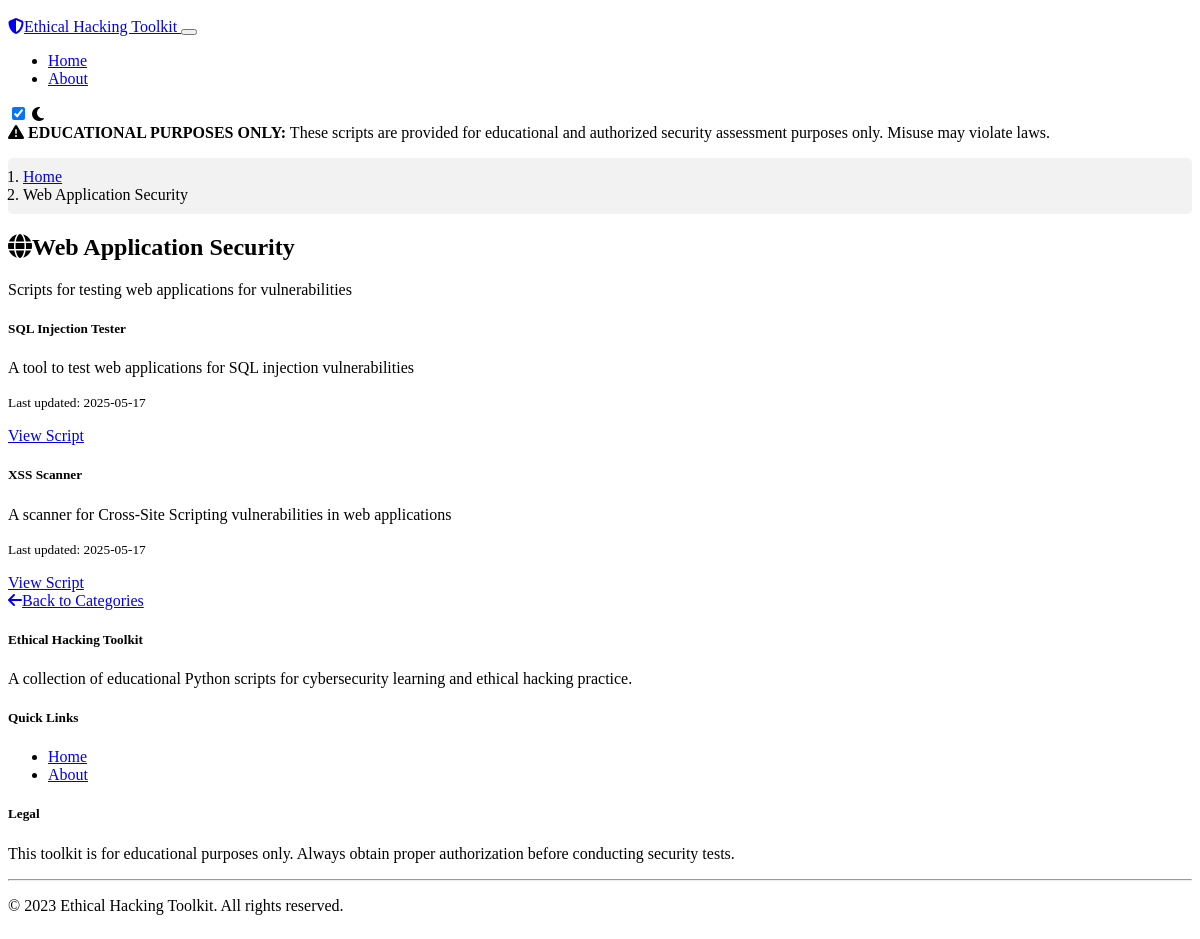
Page /category/1 on the committed database.
### models.py (models this page shows, shortened)
class Category(db.Model):
    id = db.Column(db.Integer, primary_key=True)
    name = db.Column(db.String(100), unique=True, nullable=False)
    description = db.Column(db.Text, nullable=False)
    icon = db.Column(db.String(50), nullable=True)
    scripts = db.relationship('Script', backref='category', lazy=True)

class Script(db.Model):
    id = db.Column(db.Integer, primary_key=True)
    title = db.Column(db.String(200), nullable=False)
    description = db.Column(db.Text, nullable=False)
    module_path = db.Column(db.String(255), unique=True, nullable=False)
    created_at = db.Column(db.DateTime, nullable=False, default=datetime.utcnow)
    updated_at = db.Column(db.DateTime, nullable=False, default=datetime.utcnow, onupdate=datetime.utcnow)
    category_id = db.Column(db.Integer, db.ForeignKey('category.id'), nullable=False)

### routes.py (the view)
@app.route('/category/<int:category_id>')
def category(category_id):
    category = Category.query.get_or_404(category_id)
    return render_template('category.html', category=category)

### templates/category.html (shortened to what this page needs)
{% extends "layout.html" %}
{% block content %}
<nav aria-label="breadcrumb">
    <ol class="breadcrumb">
        <li class="breadcrumb-item"><a href="{{ url_for('index') }}">Home</a></li>
        <li class="breadcrumb-item active" aria-current="page">{{ category.name }}</li>
    </ol>
</nav>
<div class="card mb-4">
    <div class="card-header bg-dark">
        <h2 class="mb-0">
            <i class="fas fa-{{ category.icon }} me-2"></i>{{ category.name }}
        </h2>
    </div>
    <div class="card-body">
        <p class="lead">{{ category.description }}</p>
    </div>
</div>
{% if category.scripts %}
<div class="row">
    {% for script in category.scripts %}
    <div class="col-md-6 col-lg-4 mb-4">
        <div class="card h-100">
            <div class="card-header">
                <h5 class="card-title mb-0">{{ script.title }}</h5>
            </div>
            <div class="card-body">
                <p class="card-text">{{ script.description }}</p>
                <p class="card-text">
                    <small class="text-muted">Last updated: {{ script.updated_at.strftime('%Y-%m-%d') }}</small>
                </p>
            </div>
            <div class="card-footer">
                <a href="{{ url_for('script_view', script_id=script.id) }}" class="btn btn-outline-primary">View Script</a>
            </div>
        </div>
    </div>
    {% endfor %}
</div>
{% else %}
<div class="alert alert-info">
    <i class="fas fa-info-circle me-2"></i> No scripts available in this category yet.
</div>
{% endif %}
<div class="mt-4">
    <a href="{{ url_for('index') }}" class="btn btn-outline-secondary">
        <i class="fas fa-arrow-left me-2"></i>Back to Categories
    </a>
</div>
{% endblock %}

### static/css/custom.css (style rules this page uses)
body { padding-top: 10px; min-height: 100vh; display: flex; flex-direction: column; }
.card { transition: transform 0.3s ease, box-shadow 0.3s ease; }
.btn { transition: all 0.3s ease; }
.breadcrumb { background-color: rgba(0, 0, 0, 0.05); padding: 10px 15px; border-radius: 5px; margin-bottom: 20px; }

### rows in the picture
Category: name "Web Application Security", description "Scripts for testing web applications for vulnerabilities"
Script: title "SQL Injection Tester", description "A tool to test web applications for SQL injection vulnerabilities", updated_at "2025-05-17"
Script: title "XSS Scanner", description "A scanner for Cross-Site Scripting vulnerabilities in web applications", updated_at "2025-05-17"
